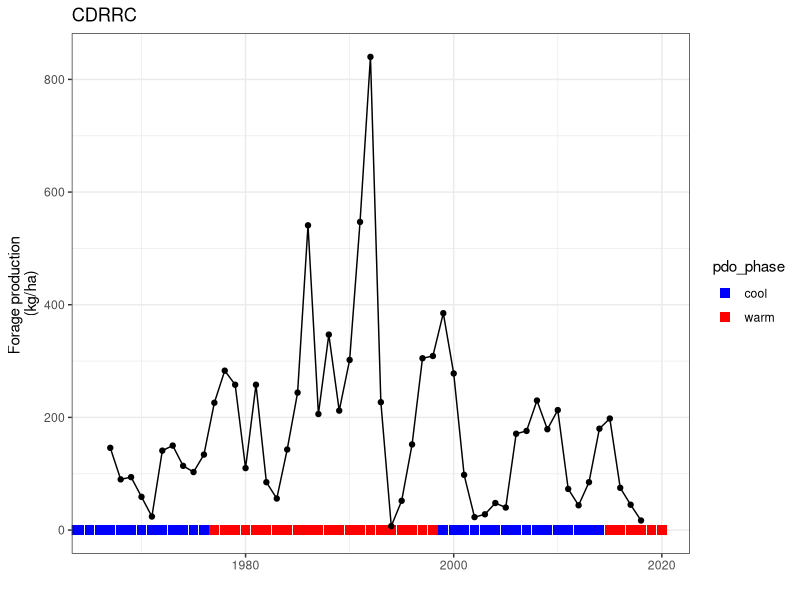
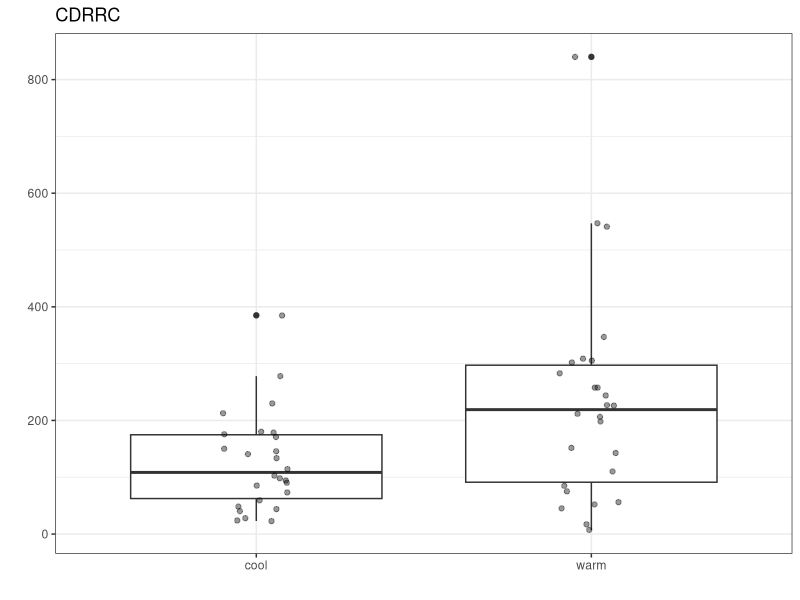
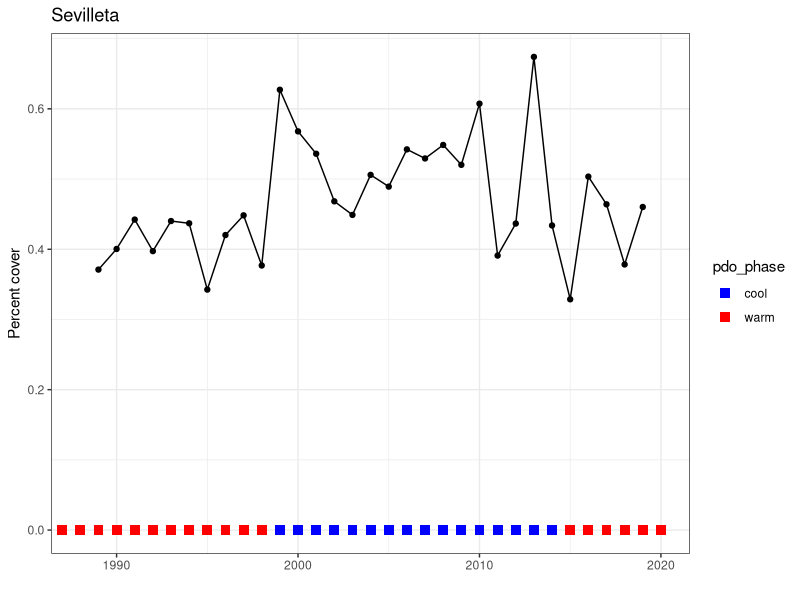
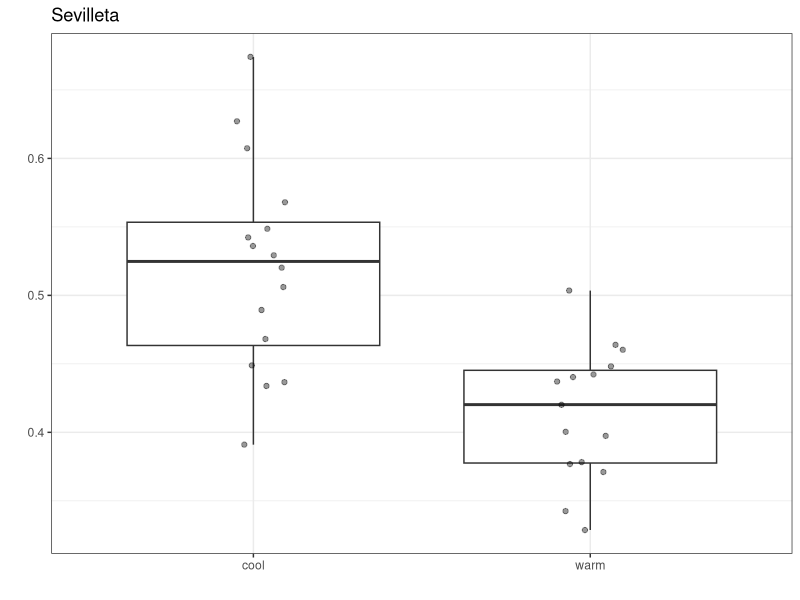
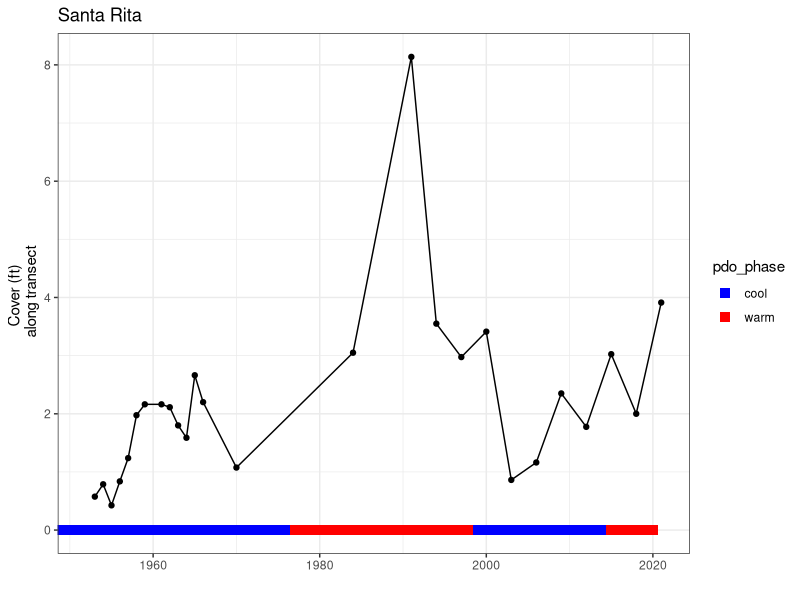
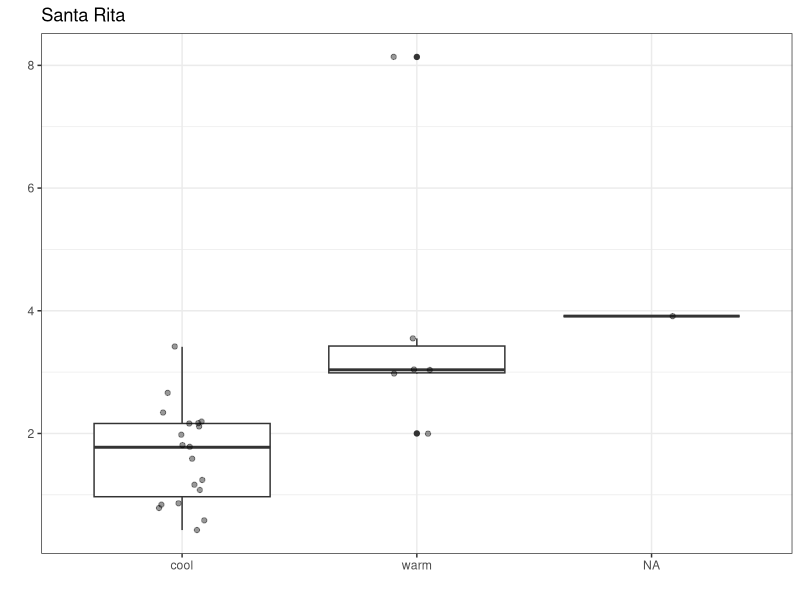
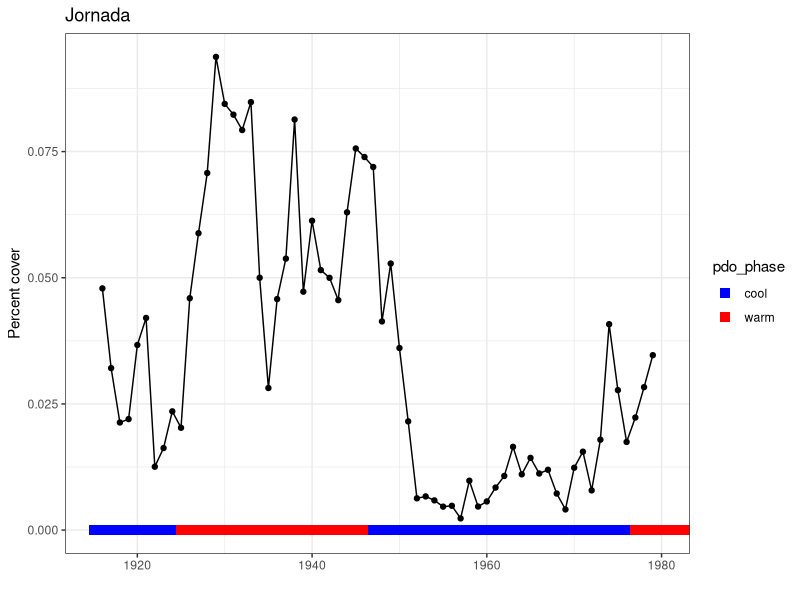
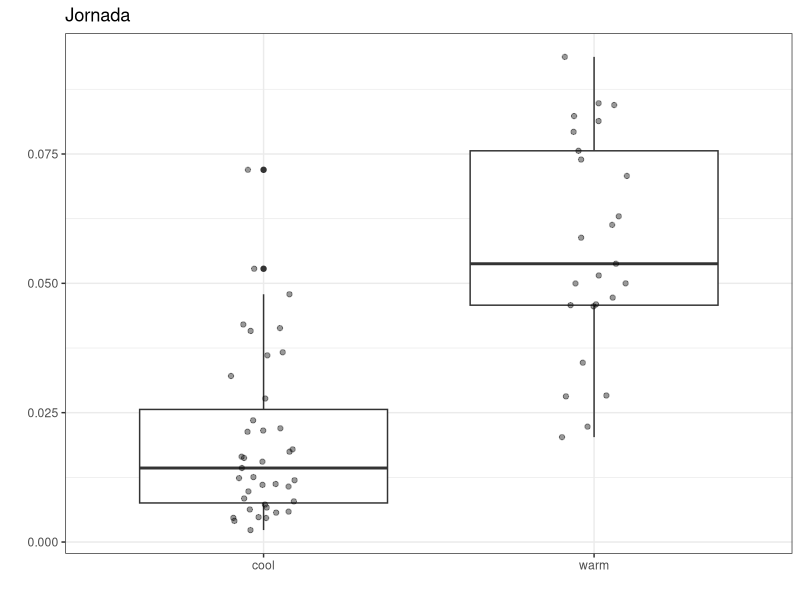

Generate these figures, in order, with R:
#' Testing for effect of PDO using other vegetation data sets from the area
#' 
#' Processing of raw data from each site is done in other scripts
#' 
#' last run: 6/2/22

library(ggplot2)
library(dplyr)
library(ggpubr)
library(emmeans)

# read in PDO phases
pdo = read.csv('data/PDO_phases_byyear.csv')
# PDO time periods
pdophases = mutate(pdo, yint=rep(0))


# ========================================================
# NMSU college ranch (CDRRC)
# data is kg/ha, "forage" may include species other than perennial grasses

# forage production data from college ranch
cdrrc = read.csv('other data sets/CDRRC/CDRRC pasture 1 long term forage production.csv', skip=2) %>%
  mutate(year = as.numeric(year)) %>%
  rename(forage = forage.production..kg.ha.1.) %>%
  dplyr::filter(!is.na(year))

# plot timeseries
cdrrc_figure = ggplot(cdrrc, aes(x=year, y=forage)) +
  geom_point(data=pdophases, aes(x=year, y=yint, color = pdo_phase), size=3, shape=15) +
  geom_point() +
  geom_line() +
  xlab('') +
  ylab('Forage production \n(kg/ha)') +
  ggtitle('CDRRC') +
  
  scale_color_manual(values=c('blue','red')) +
  coord_cartesian(xlim=c(1966,2020)) +
  theme_bw()
cdrrc_figure

# boxplot: significant difference between phases?
cdrrc_pdo = merge(cdrrc, pdo, all.x=T)
cdrrcbox = ggplot(cdrrc_pdo, aes(x=pdo_phase, y=forage)) +
  geom_boxplot(na.rm=T) +
  geom_jitter(width=.1, alpha=.4, na.rm=T)+
  #ylab('Forage production (kg/ha)') +
  ylab('') +
  ggtitle('CDRRC') +
  xlab('') +
  theme_bw()
cdrrcbox

# is there a significant difference?
cdrrc.aov <- aov(forage ~ pdo_phase, data=cdrrc_pdo)
summary(cdrrc.aov)
# significantly different

# get estimated marginal means
emmeans(cdrrc.aov, ~ pdo_phase)


# ========================================================
# Sevilleta 
# line point intercept transects 
# used FP location because other location had a fire in 2009
# Sum of all perennial grass cover
# Used max of spring and fall samplings per year (following Collins et al 2020)

sev = read.csv('other data sets/SEV/SEV_transects_1989_2019.csv')

# convert to % cover
sev_pct = sev %>% 
  mutate(pct_cover = total_grass/400) 

# plot timeseries
sev_figure = ggplot(sev_pct, aes(x=year, y=pct_cover)) +
  geom_point() +
  geom_line() +
  xlab('') +
  ylab('Percent cover') +
  ggtitle('Sevilleta') +
  geom_point(data=pdophases, aes(x=year, y=yint, color = pdo_phase), size=3, shape=15) +
  scale_color_manual(values=c('blue','red')) +
  coord_cartesian(xlim=c(1988,2020)) +
  theme_bw()
sev_figure

# boxplot: significant difference between phases?
sev_pdo = merge(sev_pct, pdo, all.x=T)
sevbox = ggplot(sev_pdo, aes(x=pdo_phase, y=pct_cover)) +
  geom_boxplot(na.rm=T) +
  geom_jitter(width=.1, alpha=.4, na.rm=T)+
  #ylab('Percent cover') +
  ylab('') +
  ggtitle('Sevilleta') +
  xlab('') +
  theme_bw()
sevbox

# is there a significant difference? aov
sev.aov <- aov(pct_cover ~ pdo_phase, data=sev_pdo)
summary(sev.aov)
# significantly different

# get estimated marginal means
emmeans(sev.aov, ~ pdo_phase)

# ==========================================================
# santa rita
# these data are based on 8 transects in pasture 8 -- the longest-running data (1953-2021)
# I summed grass species for each transect and took the mean of the 8 transects
sr_dat = read.csv('other data sets/santa rita/transects/pasture8_transects_mean.csv')

# plot timeseries
sr_figure = ggplot(sr_dat, aes(x=year, y=mean_grass)) +
  geom_point() +
  geom_line() +
  xlab('') +
  ylab('Cover (ft) \n along transect') +
  ggtitle('Santa Rita') +
  geom_point(data=pdophases, aes(x=year, y=yint, color = pdo_phase), size=3, shape=15) +
  scale_color_manual(values=c('blue','red')) +
  coord_cartesian(xlim=c(1952,2021)) +
  theme_bw()
sr_figure

# boxplot: significant difference between phases?
sr_pdo = merge(sr_dat, pdo, all.x=T)
srbox = ggplot(sr_pdo, aes(x=pdo_phase, y=mean_grass)) +
  geom_boxplot(na.rm=T) +
  geom_jitter(width=.1, alpha=.4, na.rm=T)+
  #ylab('Percent cover') +
  ylab('') +
  ggtitle('Santa Rita') +
  xlab('') +
  theme_bw()
srbox

# is there a significant difference? aov
sr.aov <- aov(mean_grass ~ pdo_phase, data=sr_pdo)
summary(sr.aov)
# different

# get estimated marginal means
emmeans(sr.aov, ~ pdo_phase)


# =========================================================
# Jornada quadrats for comparison
jrngrass = read.csv('data/grass_median_yearly.csv') %>% dplyr::filter(project_year<1995)

# plot timeseries
jrn_figure = ggplot(jrngrass, aes(x=project_year, y=median_grass)) +
  geom_point(data=pdophases, aes(x=year, y=yint, color = pdo_phase), size=3, shape=15) +
  geom_point() +
  geom_line() +
  xlab('') +
  ylab('Percent cover') +
  ggtitle('Jornada') +
  
  scale_color_manual(values=c('blue','red')) +
  coord_cartesian(xlim=c(1915,1980)) +
  theme_bw()
jrn_figure

# boxplot: significant difference between phases?
jrn_pdo = merge(jrngrass, pdo, by.x = 'project_year', by.y='year', all.x=T)
jrnbox = ggplot(jrn_pdo, aes(x=pdo_phase, y=median_grass)) +
  geom_boxplot(na.rm=T) +
  geom_jitter(width=.1, alpha=.4, na.rm=T)+
  #ylab('Percent cover') +
  ylab('') +
  ggtitle('Jornada') +
  xlab('') +
  theme_bw()
jrnbox

# is there a significant difference? aov
jrn.aov <- aov(median_grass ~ pdo_phase, data=jrn_pdo)
summary(jrn.aov)
# significantly different

# get estimated marginal means
emmeans(jrn.aov, ~ pdo_phase)


# ===========================================================
# combine into multi-part figures

allplots = ggpubr::ggarrange(jrn_figure, jrnbox, cdrrc_figure, cdrrcbox, sr_figure, srbox, sev_figure, sevbox, 
                             nrow=4, ncol=2, common.legend=T, legend='bottom', labels='AUTO')
allplots
ggsave('Figures/other_data_multifigure.png', plot=allplots, width=5, height=8)
